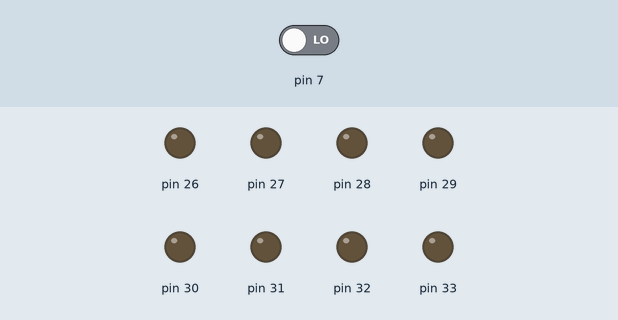
A sketch run on a simulated Arduino Mega 2560, built with avr-gcc and run on an emulated ATmega2560. Parts: output pins drawn as LEDs (lit = HIGH). The inputs (shaded band) are chosen by the test bench; at power-on: pin 7 LOW.

Above: at 1.2 s.
1.3 s: pin 7 driven HIGH
At 2.0 s:
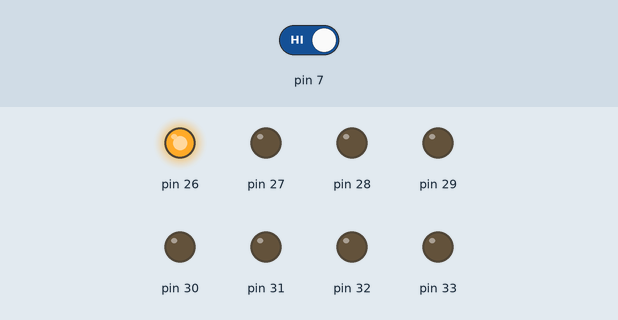
2.8 s: pin 7 driven LOW
At 3.2 s:
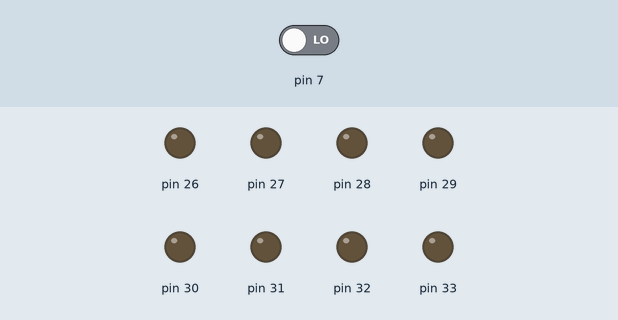
Timing chart, 0 to 5.8 s (numbered marks = the images above; inputs shaded):
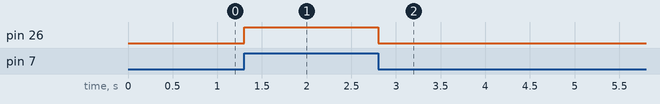

The sketch:

G4Z1.ino
```cpp
void setup() {
  // put your setup code here, to run once:
  for(int i = 0; i < 8; i++)
  {
    pinMode(26 + i, OUTPUT);
    digitalWrite(26 + i, LOW);
  }

  Serial.begin(9600);

}

void loop() {
  // put your main code here, to run repeatedly:
  if(digitalRead(7))
  {
    digitalWrite(26, HIGH);
  }
  else
  {
    digitalWrite(26, LOW);
  }

  delay(50);
}
```

Measured:
- after the input at 1.3 s, pin 26: LOW → HIGH at once
- after the input at 2.8 s, pin 26: HIGH → LOW at once
